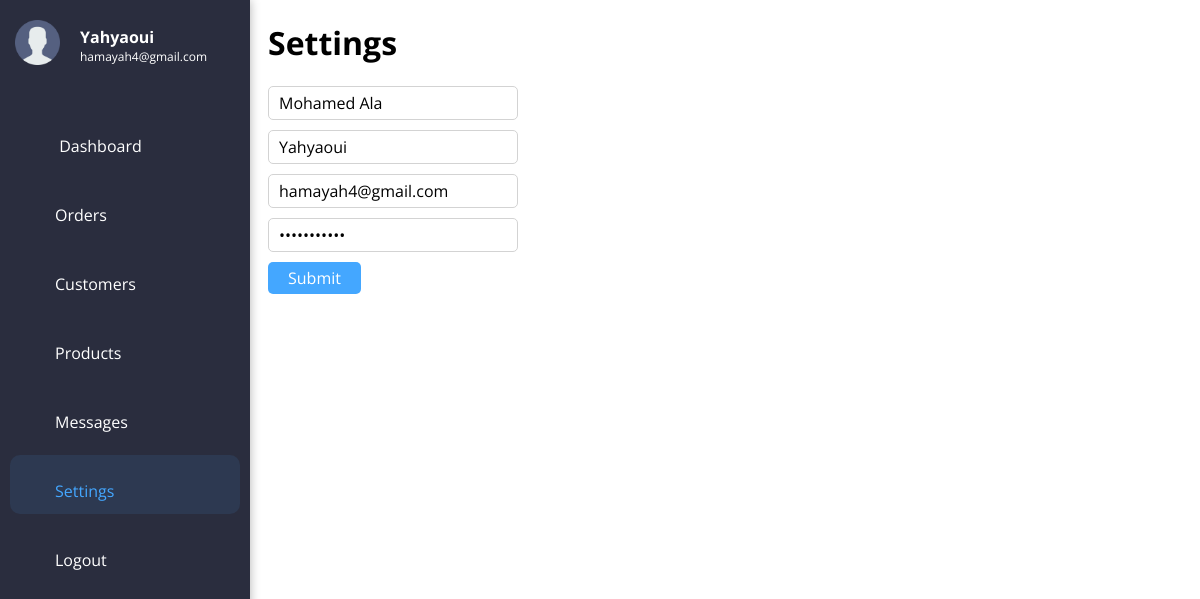
Screenshot of /admin/index.php?page=settings (signed in) with the database file from the repository.
### tables this page shows
CREATE TABLE `users` (
  `user_id` int(11) NOT NULL,
  `user_firstname` varchar(50) NOT NULL,
  `user_lastname` varchar(50) NOT NULL,
  `user_email` varchar(50) NOT NULL,
  `user_password` varchar(50) NOT NULL,
  `user_priority` tinyint(1) NOT NULL
);

### admin/index.php (the view, shortened to what this page needs)
<?php
if(!isset($_SESSION["admin"])){
  header("location: login.php");
}
else{
    include "../backend/connect.php";
    $req = $connect->prepare("SELECT * FROM users WHERE user_priority = ?");
    $req->execute(array(1));
    $res = $req->fetch();
}
?>
<!DOCTYPE html>
<html lang="en">
<head>
  <link rel="stylesheet" href="../css/admin.css"/>
  <link rel='stylesheet' href='https://cdn-uicons.flaticon.com/uicons-regular-rounded/css/uicons-regular-rounded.css'>
</head>
<body>
<nav class="sidebar">
  <div class="admin">
    <div class="admin-img">
      <img src="../img/user.png" alt=""/>
    </div>
    <div class="admin-info">
      <h4>
        <?php echo $res["user_lastname"];?>
      </h4>
      <p class="email">
        <?php echo $res["user_email"];?>
      </p>
    </div>
  </div>
<ul>
    <li <?php echo (!isset($_GET["page"]) ? "class='active'" : "") ?> ><a href="./"><i class="fi fi-rr-home"></i> Dashboard</a></li>
    <li <?php echo (isset($_GET["page"]) &&  $_GET["page"] === "orders" ? "class='active'" : "") ?> ><a href="?page=orders"><i class="fi fi-rr-shopping-cart"></i>Orders</a></li>
    <li <?php echo (isset($_GET["page"]) &&  $_GET["page"]  === "customers" ? "class='active'" : "") ?> ><a href="?page=customers"><i class="fi fi-rr-users"></i>Customers</a></li>
    <li <?php echo (isset($_GET["page"]) &&  ($_GET["page"]  === "products" || $_GET["page"]  === "productadd" || $_GET["page"]  === "editproduct") ? "class='active'" : "") ?> ><a href="?page=products"><i class="fi fi-rr-box-open"></i>Products</a></li>
    <li <?php echo (isset($_GET["page"]) &&  $_GET["page"]  === "messages" ? "class='active'" : "") ?> ><a href="?page=messages"><i class="fi fi-rr-envelope"></i>Messages</a></li>
    <li <?php echo (isset($_GET["page"]) &&  $_GET["page"]  === "settings" ? "class='active'" : "") ?> ><a href="?page=settings"><i class="fi fi-rr-settings"></i>Settings</a></li>
    <li><a href="../backend/logout.php"><i class="fi fi-rr-sign-out-alt"></i>Logout</a></li>
  </ul>
</nav>
<div class="content">
  <?php
    if(isset($_GET["page"])){
      if($_GET["page"] === "products"){
          $query = $connect->prepare("SELECT * FROM products");
          $query->execute();
        ?>
        <h1>List of products</h1>
        <table class="table">
          <thead>
            <a class="btn" id="add-product" href="?page=productadd"><i class="fi fi-rr-plus"></i> Add product</a>
            <tr>
              <th>Product ID</th>
              <th>Product Name</th>
              <th>Product Price</th>
              <th>Product Image</th>
              <th>Details</th>
            </tr>
      </thead>
            <?php
              while($res = $query->fetch()){
                echo
                "
                <tr>
                  <td>$res[0]</td>
                  <td>$res[1]</td>
                  <td>$res[2]</td>
                  <td><img src='../$res[3]'/></td>
                  <td>
                  <a href='#'><i class='fi fi-rr-eye'></i></a>
                  <a href='?page=editproduct&id=$res[0]'><i class='fi fi-rr-edit'></i></a>
                  <a href='deleteproduct?id=$res[0]'><i class='fi fi-rr-trash'></a></i>
                  </td>
                </tr>
                ";
              }
            ?>
        </table>
        <?php
      }
      else if($_GET["page"] === 'settings'){
        ?>
    <h1>Settings</h1>
    <?php
        $req = $connect->prepare("SELECT * FROM users WHERE user_email = ?");
        $req->execute(array($_SESSION["user_email"]));
        $res = $req->fetch();
      ?>
    <form class="admin-settings" method="POST" action="?page=settings">
        <div class="form-group">
          <input type="text" name="firstname" class="form-control" placeholder="First Name" value="<?php echo $res[1] ?>" />
        </div>
        <div class="form-group">
          <input type="text" name="lastname" class="form-control" placeholder="Last Name" value="<?php echo $res[2] ?>" />
        </div>
        <div class="form-group">
          <input type="email" name="email" class="form-control" placeholder="Email" value="<?php echo $res[3] ?>" />
        </div>
        <div class="form-group">
          <input type="password" name="password" class="form-control" placeholder="Password" value="<?php echo $res[4] ?>" />
        </div>
        <div class="form-group">
          <input type="submit" class="btn btn-primary" placeholder="Password"/>
        </div>
    </form>
<?php
      }
        ?>
        <?php
    }
  ?>
</div>
</body>
</html>

### css/admin.css (style rules this page uses)
*, *:before, *:after { box-sizing: border-box; font-family: Open Sans; }
.sidebar { position: fixed; top: 0; left: 0; bottom: 0; width: 250px; background-color: #2a2d3e; color: #fff; box-shadow: 0 0 10px rgba(0, 0, 0, 0.3); }
.sidebar .admin { margin: 20px 15px 40px; text-align: center; display: flex; align-items: center; }
.sidebar .admin .admin-img img { width: 45px; height: 45px; }
.sidebar .admin .admin-info { text-align: left; margin-left: 20px; }
.sidebar .admin .admin-info h4, .sidebar .admin .admin-info p { margin: 0; padding: 0; }
.sidebar .admin .admin-info p { font-size: 12px; }
.sidebar ul { list-style: none; margin: 0; padding: 0; }
.sidebar ul li { margin: 10px; }
.sidebar ul li a { display: block; text-decoration: none; color: #fff; transition: all 0.5s; padding: 12px 10px 12px; border-radius: 10px; }
.sidebar ul li a i { margin-right: 5px; display: inline-block; width: 30px; height: 30px; line-height: 30px; text-align: center; }
.sidebar ul li.active a { background-color: #2d3951; color: #44a7ff; }
.content { margin-left: 260px; }
.form-group { margin-bottom: 10px; }
.form-control { width: 250px; font-size: 16px; outline: none; border: 1px solid #d3d3d3; padding: 5px 10px; border-radius: 5px; }
.btn { border: none; border-radius: 5px; cursor: pointer; padding: 5px 20px; font-size: 16px; background-color: #44a7ff; color: #fff; display: block; }

### rows the page displays
users: user_lastname "Yahyaoui", user_email "hamayah4@gmail.com", firstname "Mohamed Ala", lastname "Yahyaoui", email "hamayah4@gmail.com"
